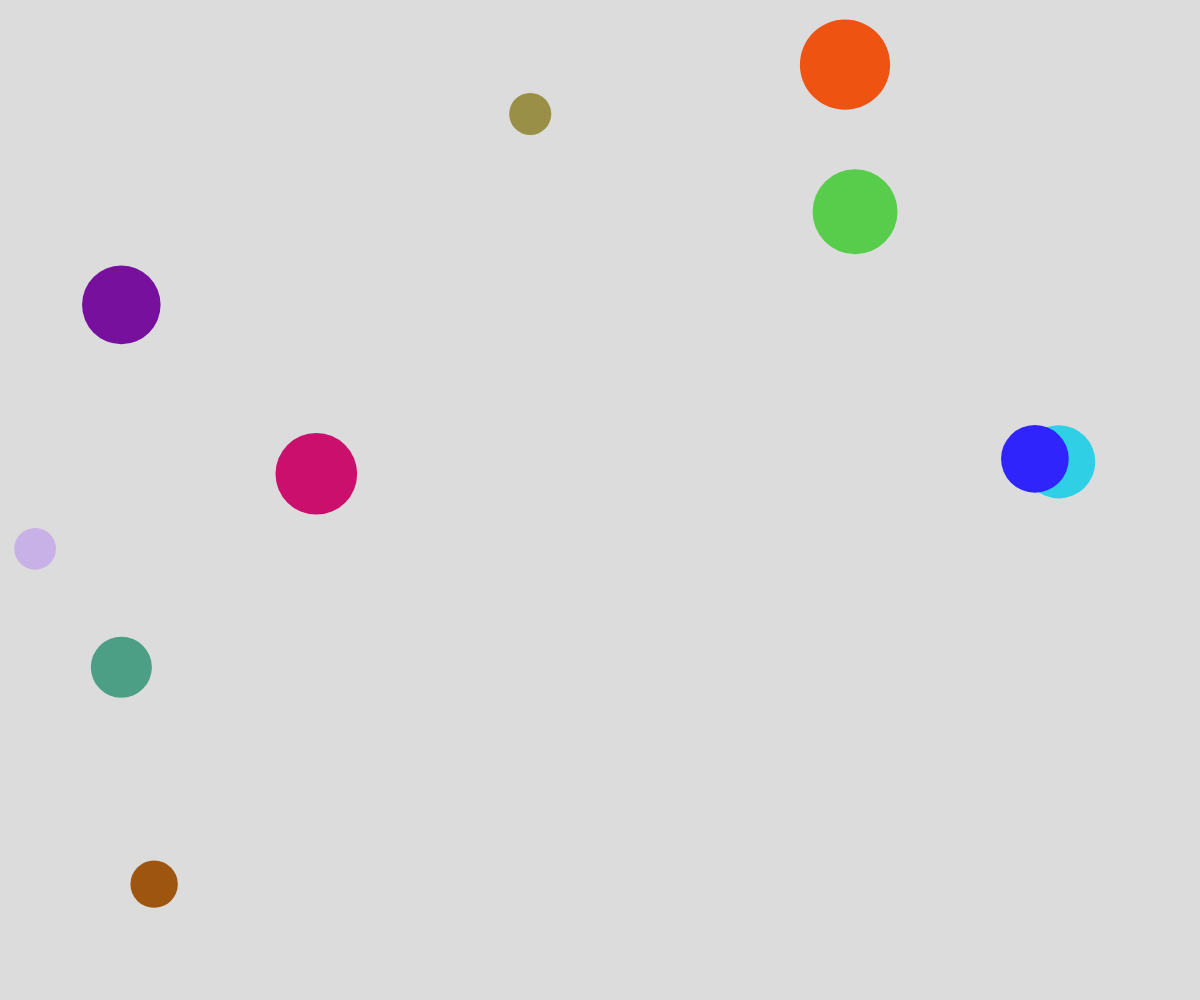
Frame 1 (no input)
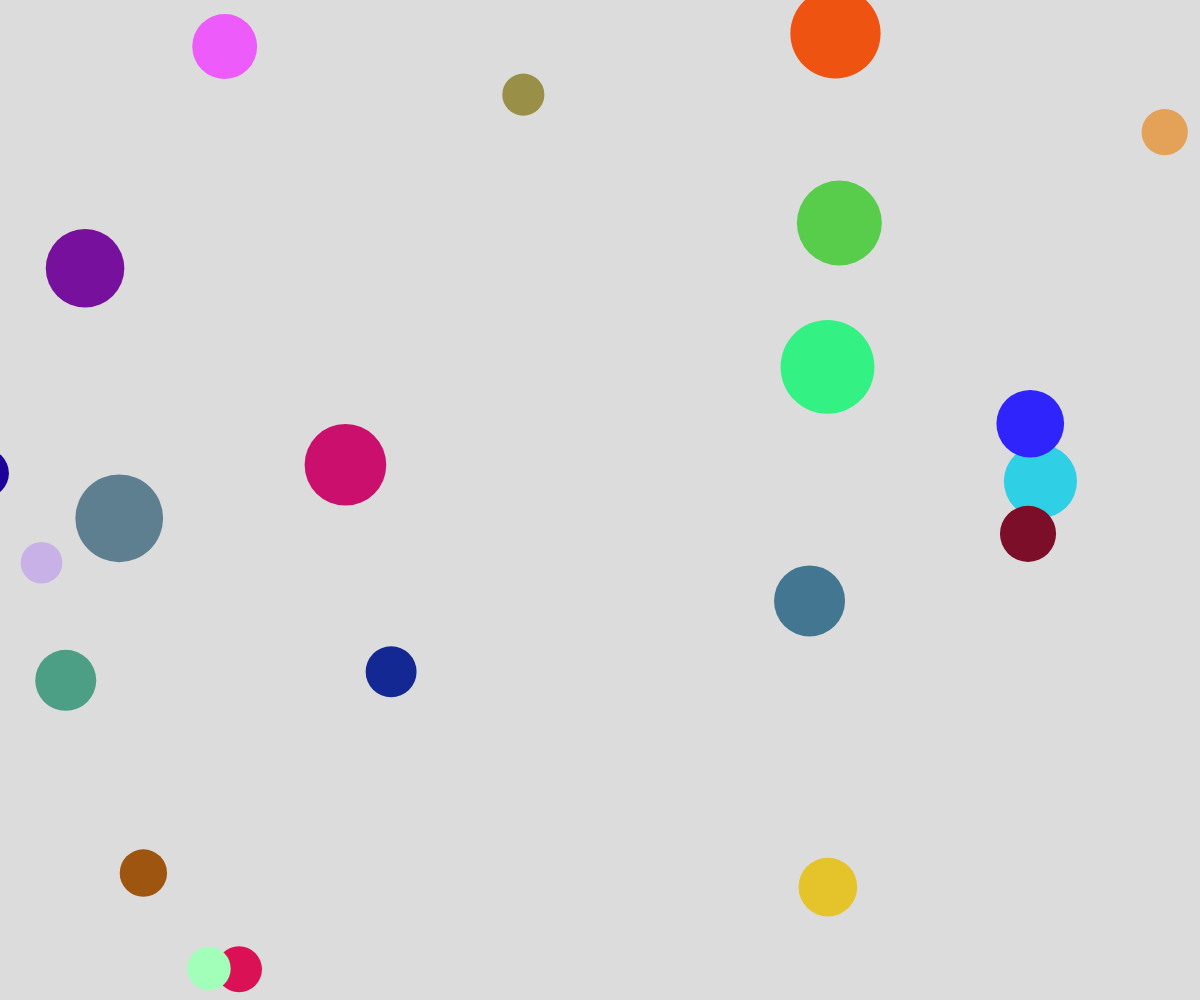
Frame 60 (no input)
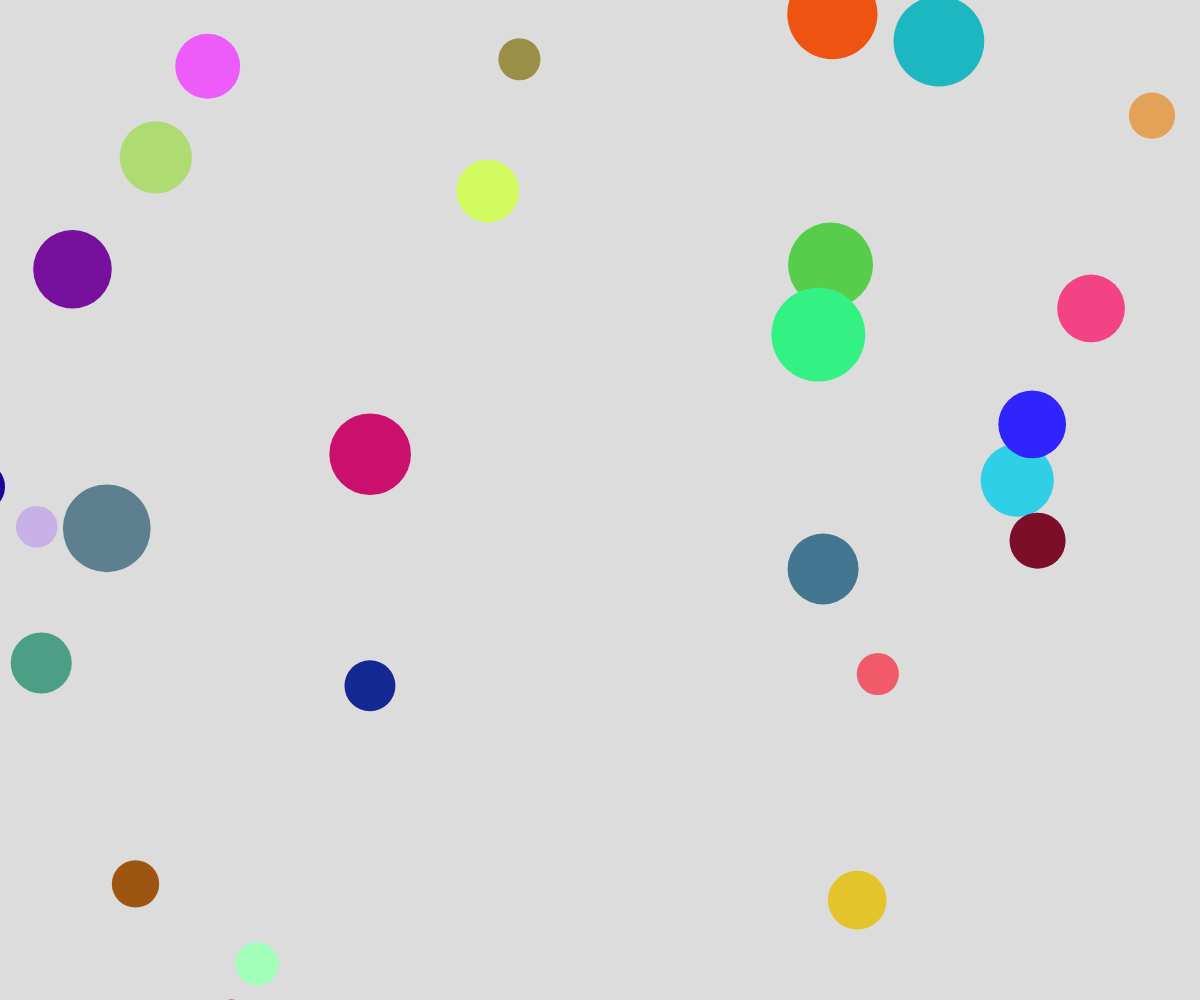
Frame 120 (the mouse pressed at the canvas centre since frame 60)

The p5.js sketch that drew these frames (run headless with seeded random() and noise() and a simulated clock; from frame 60 on, the mouse is pressed at the canvas centre):

// p5.js sketch
// ── sketch.js
// bubble object notation and arrays demo


let theBubbles = [];

function setup() {
  createCanvas(windowWidth, windowHeight);
  noStroke();
  for (let i =0; i < 10; i++){
    spawnBubble();
  }

  window.setInterval(spawnBubble, 500);
}

function draw() {
  background(220);

  for (let bubble of theBubbles){
    bubble.dx = random(-5, 5);
    bubble.dy = random(-5, 5);


    bubble.x += bubble.dx;
    bubble.y += bubble.dy;


    fill(bubble.r, bubble.g, bubble.b);
    circle(bubble.x, bubble.y, bubble.radius *2);
  }
}

function mousePressed(){
  for (let bubble of theBubbles){
    if (dist(mouseX, mouseY, bubble.x, bubble.y) < bubble.radius){
      let index = theBubbles.indexOf(bubble);
      theBubbles.splice(index, 1);
    }
  }
  
}

function spawnBubble(){
  let someBubble = {
    x: random(width),
    y: random(height),
    radius: random(20,50),
    r: random(255),
    g: random(255),
    b: random(255),
    dx: random(-5, 5),
    dy: random(-5, 5),
  };
  theBubbles.push(someBubble);
}
